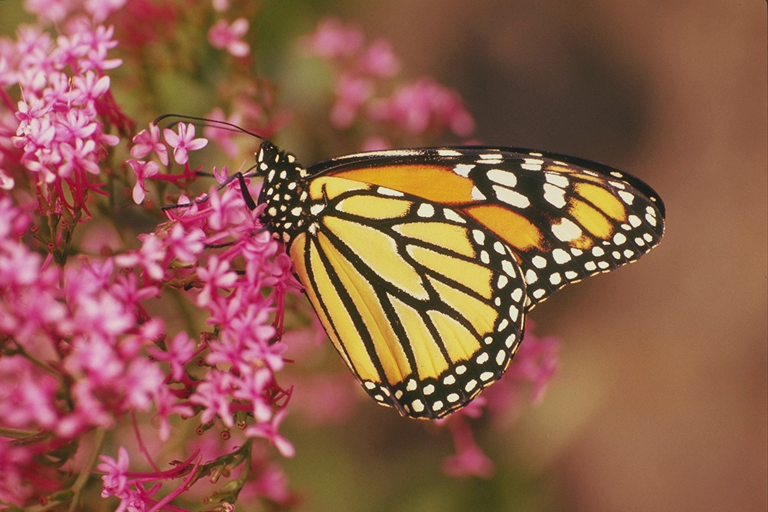
#> input picture 강의자료/[3주차]DIP04_ImageVideoIO_Processing/data/monarch.bmp, 768 x 512 px
$ python CV_00_2_ImageReadShowWrite.py
#> lines starting #> are read from the running program, lines starting #| are printed output that depends on the picture
"""

개요
    영상 파일을 읽어들여 화면에 출력하고 저장한다.
    저장할 때 칼라 영상을 모노 그레이로 저장하거나, 압축 품질, 파일 확장자(jpg, png)를 바꾸어 저장한다.

동작
    단계 1: 영상 파일의 영상 읽기. 다음 함수를 통해 지정된 영상을 읽어내어 영상 데이터를 numpy.ndarray 객체로 반환한다.
    단계 2: 영상 데이터 화면에 출력하기.
    단계 3: 칼라 영상을 모노그레이로 변환하여 저장한 후, 다시 읽어내어 채널 정보가 잘 유지되는지 비교하여 확인한다.
    단계 4: 칼라 영상에 대해 압축 품질을 지정하여 영상을 다른 품질 혹은 다른 파일 형식으로 저장한 후,
            다시 읽어서 화면에 출력하여 영상의 품질을 비교한다.

질문
    1. JPEG 파일로 저장할 때 화질을 지정하여 저장하는 방법은?
    2. 영상 파일을 읽을 때 칼라 파일을 1채널의 모노 파일로 읽어 들이는 방법은?
    3. 1채널의 모노 영상을 3채널의 칼라 데이터로 읽어 들이는 방법은?

"""

import cv2 as cv

# ----------------------------------------------------------------------------------------------------------------------
# 섹션 1 :  영상이 존재하는 폴더와 파일 이름을 지정하기.
# ----------------------------------------------------------------------------------------------------------------------
#Path = 'd:\Work\StudyImages\Images\\'       # \\ 오류 발생 방지. \만 쓰면 오류.
#Path = 'd:/Work/StudyImages/Images/'
#Path = '../../Images/'               # 현재 상위 폴더의 상위 폴더 아래에 있는 Images 폴더.
Path = '../data/'       # . 현재 폴더, .. 바로 윗 폴더, ../data/ => 현재 폴더 바로 위 폴더 아래에 있는 data 폴더 아래
Name = 'RGBColors.JPG'
Name2= 'colorbar_chart.jpg'
Name = 'lenna.tiff'
Name = 'monarch.bmp'
FullName = Path + Name
#FullName2 = Path + Name2

# ----------------------------------------------------------------------------------------------------------------------
# 단계 1: 영상 파일의 영상 읽기. 다음 함수를 통해 지정된 영상을 읽어내어 영상 데이터를 numpy.ndarray 객체로 반환한다.
# cv.imread(파일, flags)에서; flags : -1=있는 그대로 읽기. 0=모노(1채널)로 읽기, 1=칼라(3채널)로 읽기(default)
# ----------------------------------------------------------------------------------------------------------------------
#flags = cv.IMREAD_COLOR                    # 3채널로 읽는다. default. =1
imgC = cv.imread(FullName, 1)         # ==> 같음. flags = cv.IMREAD_COLOR
#> imgC is the input picture: shape (512, 768, 3); mean B, G, R 75, 93, 143.5
# assert condition, message  : condition이 false이면  message 출력하면서 AssertError 발생.
assert imgC is not None, f'No image file [{Name}] ....!'  # 입력 영상을 제대로 읽어오지 못하여 None를 반환.

imgM = cv.imread(FullName, 0)      # IMREAD_GRAYSCALE = 0. Read in mono.
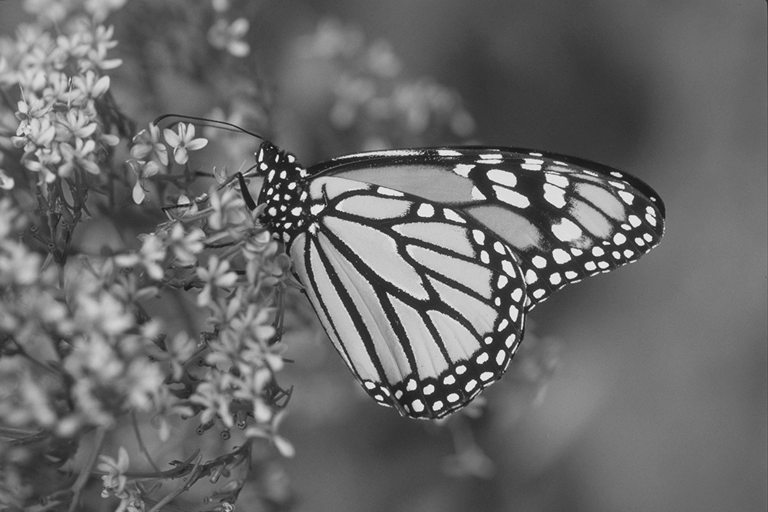
#> imgM: shape (512, 768); min 17, max 245, mean 106

print(f"imgC.shape={imgC.shape}, imgM.shape={imgM.shape}")
#| imgC.shape=(512, 768, 3), imgM.shape=(512, 768)


# ----------------------------------------------------------------------------------------------------------------------
# 단계 2: 영상 데이터 화면에 출력하기.
# 아래 함수들은 cv.waitKey() 함수가 있어야 화면에 내용물을 출력한다.
# ----------------------------------------------------------------------------------------------------------------------
winname_img ="'imgC': ImReadMode=" + str(cv.IMREAD_COLOR)     # =1. default. BGR color. 3 channel.
cv.imshow(winname_img, imgC)
winname_imgM = "'imgM': ImReadMode=" + str(cv.IMREAD_GRAYSCALE)  # =0. mono gray. 1 channel.
cv.imshow(winname_imgM, imgM)
cv.waitKey()       # 이곳에서 키보드 입력을 기다린다.
cv.destroyAllWindows()      # 창을 모두 닫는다.


fname = Name[0:-4]      # 단계 3, 4에서 쓰임. 파일 이름에서 확장자(.bmp, .jpg, .png 등 점 포함)를 제거한다.
# ----------------------------------------------------------------------------------------------------------------------
# 단계 3: 칼라 영상을 모노그레이로 변환하여 저장한 후, 다시 읽어내어 채널 정보가 잘 유지되는지 비교하여 확인한다.
# ----------------------------------------------------------------------------------------------------------------------

# 모노 그레이로 변환하여 저장한다.
imgM = cv.cvtColor(imgC, cv.COLOR_BGR2GRAY)     # 영상의 칼라 좌표 변환함수. 참고: cv.COLOR_GRAY2BGR
cv.imshow(f"3) 'imgM' from 'cvtColor()': imgM.shape={imgM.shape}", imgM)
file_mono = fname + '_mono'+'.jpg'      # 저장할 파일의 이름과 확장자.
cv.imwrite(file_mono, imgM)               # 2차원 영상을 저장한다.

# 저장한 파일을 다시 읽어낸다.
img = cv.imread(file_mono)   # -1 : 있는 그대로
#> img: shape (512, 768, 3); min 16, max 248, mean 106
# img = cv.imread(file_mono, 0)
cv.imshow(f"3) 'img' from '{file_mono}': img.shape={img.shape}", img)

# 구조체의 정보를 화면에 출력하여 비교한다.
print(f"\n3) array.shape check before writing into file: imgM.shape={imgM.shape}")
#| 3) array.shape check before writing into file: imgM.shape=(512, 768)
print(f"3) array.shape check after reading from file: img.shape={img.shape}")       # 모노 영상인데 왜 3차원일까?
#| 3) array.shape check after reading from file: img.shape=(512, 768, 3)
print("왜 읽어내니까 3채널 영상이 되었나요? 쓰기 전과 같은 채널로 읽어 내려면?")
# 읽기모드는 따로 지정하지 않으면 3채널이 되기 때문이며, 쓰기 전과 같은 채널로 읽으려면
# img = cv.imread(filemono, 0) 와 같이 코드를 작성하면 된다.
cv.waitKey(0)       # 이곳에서 키보드 입력을 기다린다.


# ----------------------------------------------------------------------------------------------------------------------
# 단계 4: 압축 품질을 지정하여 영상을 다른 품질 혹은 다른 파일 형식으로 저장한 후, 다시 읽어서 화면에 출력하여 영상의 품질을 지정한다.
# 압축을 사용하는 파일 형식은 영상 품질로 압축률을 통제할 수 있다.
# jpg와 png 형식의 파일로 저장한다. => 파일 이름의 확장자로 지정 가능하다.
# ----------------------------------------------------------------------------------------------------------------------

# 4.1) 압축 품질을 5로 지정하여 jpeg으로 저장한다. 저장한 파일을 다시 읽어서 화면에 출력하여 영상의 품질을 지정한다.
quality = 5              # quality : 1 to 100. The higher is the better. quality is 95 default.
file_qual = fname + f'(q={quality:#02d})'+'.jpg'              # 저장할 파일의 이름 = 원래이름+(q=05)
#여러 개의 파라미터를 제어할 때는 아래와 같이 파라미터 이름과 값을 나열하면 된다.
# 이들 파라미터는 리스트 혹은  튜플로서 한 개의 파라미터로 입력된다.
cv.imwrite(file_qual, imgC, (cv.IMWRITE_JPEG_QUALITY, quality))       # 영상을 주어진 품질(quality)로 저장한다.

print(f"\n4.1) 'imgC' was saved in '{file_qual}' with 'quality={quality}'.")
img = cv.imread(file_qual)
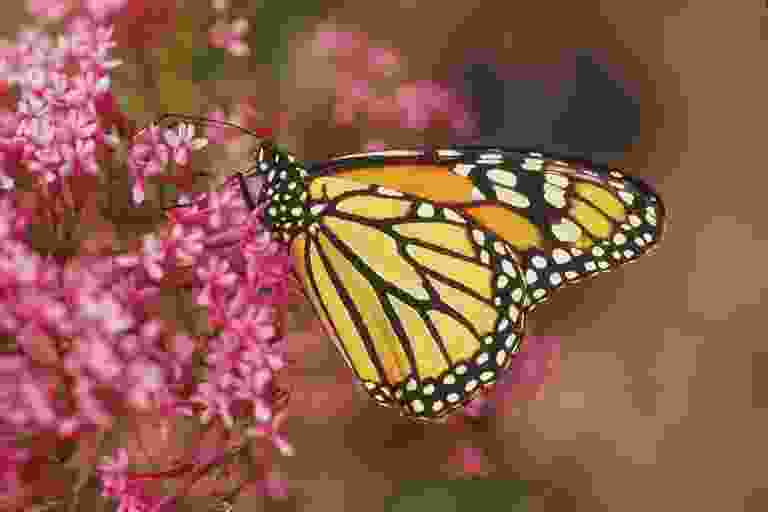
#> img: shape (512, 768, 3); mean B, G, R 75.3, 93.5, 141.7
cv.imshow(f"4.1 '{file_qual}'", img)
cv.waitKey(0)       # 이곳에서 키보드 입력을 기다린다.

# 4.2) 압축 품질을 80으로 지정하여 jpeg으로 저장한다. 저장한 파일을 다시 읽어서 화면에 출력하여 영상의 품질을 지정한다.
quality = 80              # quality : 1 to 100. The higher is the better. quality is 95 default.
file_qual = fname + f'(q={quality:#02d})'+'.jpg'              # 저장할 파일의 이름
cv.imwrite(file_qual, imgC, (cv.IMWRITE_JPEG_QUALITY, quality))       # 영상을 주어진 품질(quality)로 저장한다.
print(f"\n4.2) 'imgC' was saved in '{file_qual}' with 'quality={quality}'.")
img = cv.imread(file_qual)
cv.imshow(f"4.2 '{file_qual}'", img)
cv.waitKey(0)       # 이곳에서 키보드 입력을 기다린다.

# 4.3) 압축 품질을 지정하여 png로 저장한다. default=1.
# png 파일 형식:
#   lossless compression을 사용하므로 화질의 차이를 느끼기 어려움.
#   JPG 파일보다 용량이 매우 크며, 품질을 달리 지정해도 파일의 크기의 차이도 별로 없다.
#   단지 압축 시간의 차이가 조금 있을 뿐...
quality = 1              # png 파일의 품질. 0~9로 지정. 높은 값(9)이 압축이 심하다고 하나 약간 줄어들며 대신 압축시간이 더 걸림.
file_png = f'{fname}(q={quality:#02d}).png'
cv.imwrite(file_png, imgC, (cv.IMWRITE_PNG_COMPRESSION, quality) )
print(f"\n4.3) 'imgC' was saved in '{file_png}' with quality={quality} PNG format.")
img = cv.imread(file_png)
cv.imshow(f"4.3 '{file_png}'", img)
cv.waitKey(0)       # 이곳에서 키보드 입력을 기다린다.
exit()
#> (the program exits here)

$ run again, with 강의자료/[3주차]DIP04_ImageVideoIO_Processing/data/chelsea.png saved as 강의자료/[3주차]DIP04_ImageVideoIO_Processing/data/monarch.bmp
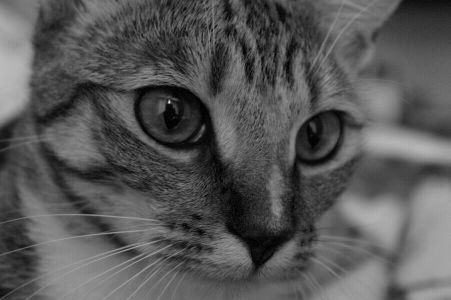
#> input picture 강의자료/[3주차]DIP04_ImageVideoIO_Processing/data/chelsea.png, 451 x 300 px
#> imgC is the input picture: shape (300, 451, 3); min 0, max 231, mean 86.8
#| imgC.shape=(300, 451, 3), imgM.shape=(300, 451)
#| 3) array.shape check before writing into file: imgM.shape=(300, 451)
#| 3) array.shape check after reading from file: img.shape=(300, 451, 3)
#> `img = cv.imread(file_qual)`:
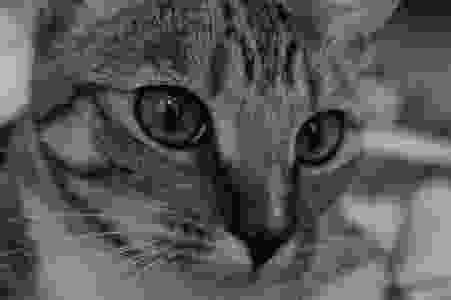
#> img: shape (300, 451, 3); min 0, max 189, mean 86.8

$ run again, with 강의자료/[3주차]DIP04_ImageVideoIO_Processing/data/monkey.bmp copied over 강의자료/[3주차]DIP04_ImageVideoIO_Processing/data/monarch.bmp
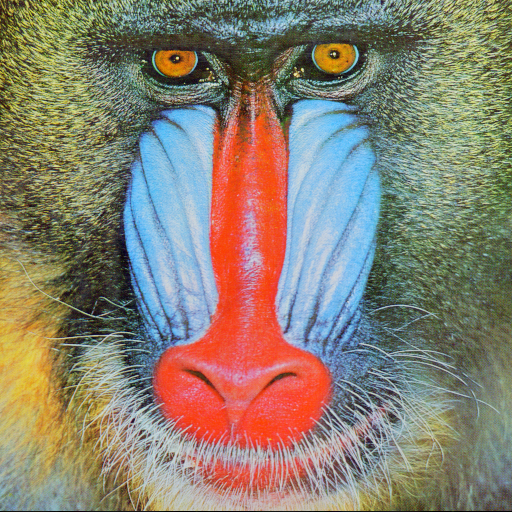
#> input picture 강의자료/[3주차]DIP04_ImageVideoIO_Processing/data/monkey.bmp, 512 x 512 px
#> imgC is the input picture: shape (512, 512, 3); mean B, G, R 113.1, 128.9, 137.4
#> `imgM = cv.imread(FullName, 0)`:
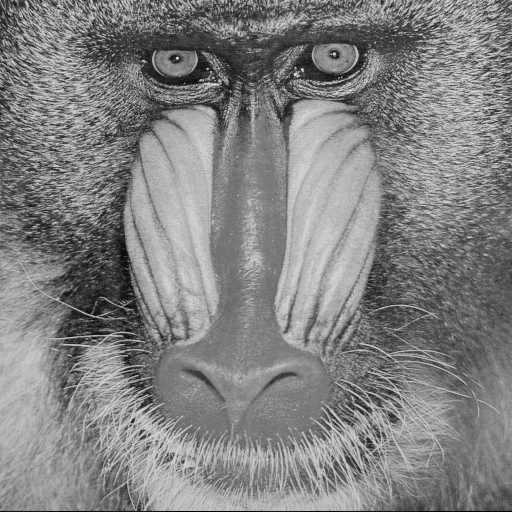
#> imgM: shape (512, 512); min 0, max 231, mean 129.6
#| imgC.shape=(512, 512, 3), imgM.shape=(512, 512)
#| 3) array.shape check before writing into file: imgM.shape=(512, 512)
#| 3) array.shape check after reading from file: img.shape=(512, 512, 3)
#> `img = cv.imread(file_qual)`:
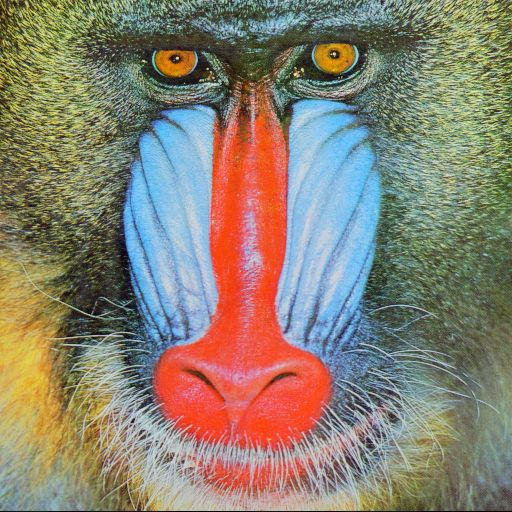
#> img: shape (512, 512, 3); mean B, G, R 113.1, 128.9, 137.4
